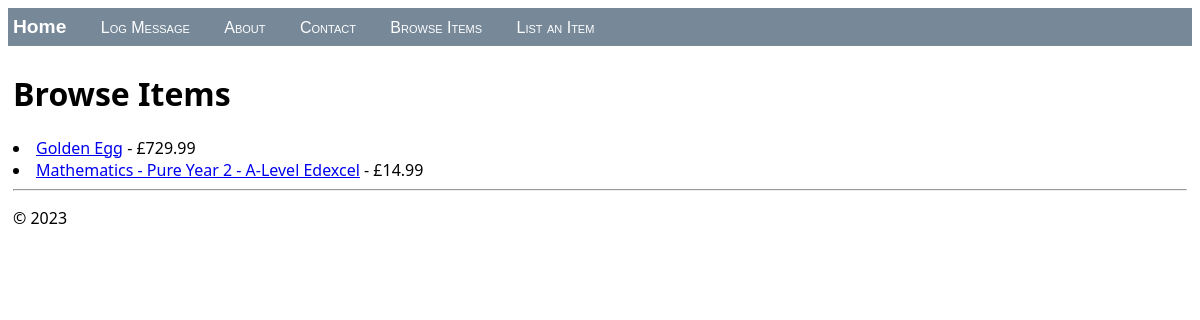
/browse/, run on an earlier commit of the app's database.
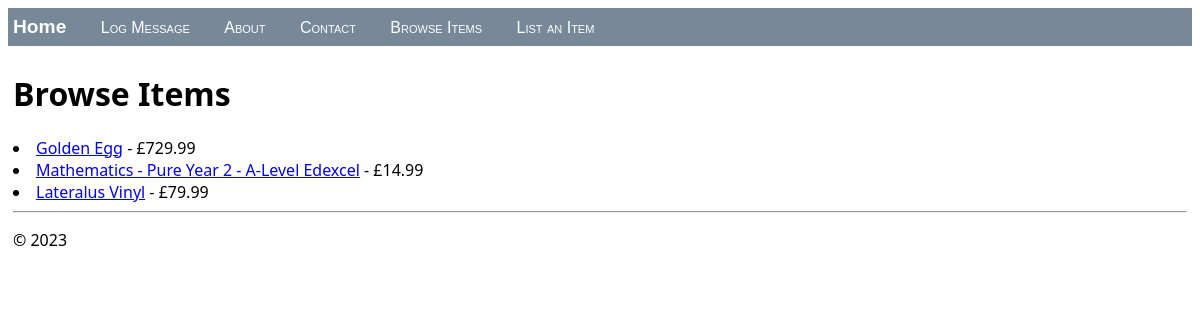
And on a later commit of the database.
### hello/models.py (models this page shows, shortened)
class ListItem(models.Model):
    name = models.CharField(max_length=100)
    startingPrice = models.DecimalField(decimal_places=2, max_digits=10)
    postageCost = models.DecimalField(decimal_places=2, max_digits=10)
    bidIncrement = models.DecimalField(decimal_places=2, max_digits=10)
    conditionChoices = [
        ('new', 'New'),
        ('excellent', 'Excellent'),
        ('good', 'Good'),
        ('used', 'Used'),
        ('refurbished', 'Refurbished'),
        ('partsOnly', 'Parts Only'),
    ]
    condition = models.CharField(max_length=20, choices=conditionChoices)
    endDateTime = models.DateTimeField()
    acceptReturns = models.BooleanField(default=False)
    description = models.TextField()

### hello/views.py (the view)
# urls.py: path("browse/", views.browse, name="browse"),
def browse(request):
    items = ListItem.objects.all()
    return render(request, "hello/browse.html", {"items": items})

### hello/templates/hello/browse.html (shortened to what this page needs)
{% extends "hello/layout.html" %}
{% block content %}
  <h1>Browse Items</h1>
  {% for item in items %}
    <li>
      <a href="{% url 'itemDetail' pk=item.id %}">{{ item.name }}</a> - £{{ item.startingPrice }}
    </li>
  {% empty %}
    <li>No items found.</li>
  {% endfor %}
{% endblock %}

What changed in the data, as far as the page shows it:
added ListItem: name "Lateralus Vinyl", startingPrice "79.99"
